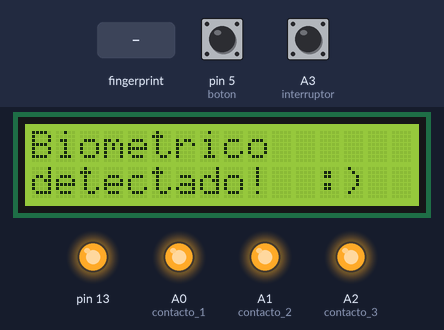
Bench run of a sketch on a simulated Arduino Uno, built with avr-gcc and run on an emulated ATmega328P. Shown: 16×2 character LCD, output pins drawn as LEDs (lit = HIGH). Inputs (shaded band) come from the test bench; at power-on: pin 5 (boton) LOW, A3 (interruptor) LOW. The audio player accepts every command and is not drawn; what the sketch prints to the serial monitor is not drawn.

Above: at 1.1 s.
At 6.2 s:
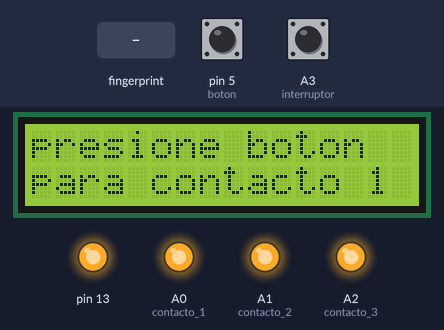
6.3 s: pin 5 (boton) pulled HIGH for 3.2 s
At 11.3 s:
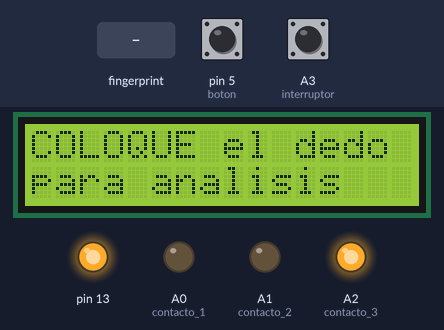
11.9 s: finger stored as number 1 placed on the sensor
At 12.8 s:
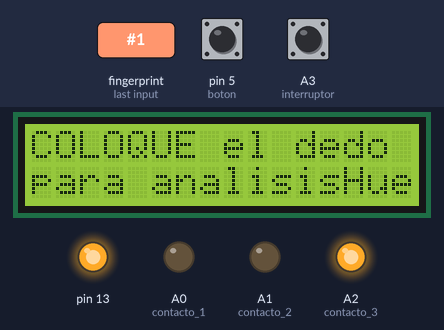
Timing chart, 0 to 19.8 s (numbered marks = the images above; inputs shaded):
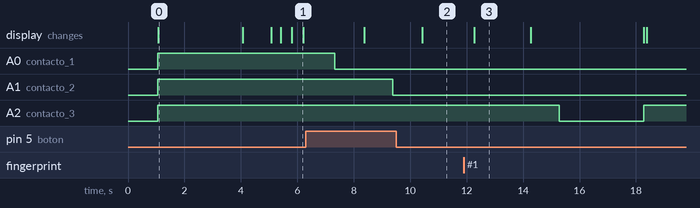

The sketch:

programa.ino
```cpp
#include <DFPlayer_Mini_Mp3.h>
#include <LiquidCrystal.h>
#include <SoftwareSerial.h>
#include <Adafruit_Fingerprint.h>
SoftwareSerial miSerial(2,3);
Adafruit_Fingerprint dedo=Adafruit_Fingerprint(&miSerial);
LiquidCrystal lcd(7,8,9,10,11,12);
int fingerprintID = 0;
int const boton=5;
int const contacto_1=A0;
int const contacto_2=A1;
int const contacto_3=A2;
int const interruptor=A3;
int const sensor_vib=4;
int contacto=0;
int auto_estado=0;
void setup() {
  pinMode(boton,INPUT);
  pinMode(sensor_vib,INPUT);
  pinMode(interruptor,INPUT);
  pinMode(contacto_1,OUTPUT);
  pinMode(contacto_2,OUTPUT);
  pinMode(contacto_3,OUTPUT);

  pinMode(13,OUTPUT);
  Serial.begin(9600);
  mp3_set_serial(Serial);  //configuramos la comunicación serial Arduino-mp3
  mp3_set_volume(25);
  dedo.begin(57600);
  lcd.begin(16,2);
  digitalWrite(contacto_1,1);
  digitalWrite(contacto_2,1);
  digitalWrite(contacto_3,1);
  digitalWrite(13,1);
  verificar:
  if (dedo.verifyPassword()) {
    lcd.print("Biometrico");
    lcd.setCursor(0,1);
    lcd.print("detectado!  :)");
    Serial.println("biometrico_detectado");
  } else {
    lcd.print("Biometrico no");
    lcd.setCursor(0,1);
    lcd.print("detectado :(");
    Serial.println("biometrico_no_detectado :(");
    delay(50);
    lcd.clear();
    goto verificar;
  }
  delay(3000);
  lcd.clear();
  delay(1000);

}

void loop() {
  if(digitalRead(interruptor)){
      if(digitalRead(sensor_vib)){
          digitalWrite(13,0);
        }
    }else{
        digitalWrite(13,1);
      }
  if(contacto==0){
    lcd.println("presione boton");
    lcd.setCursor(0,1);
    lcd.print("para contacto 1");
    Serial.println("presione boton para contacto 1");
    digitalWrite(contacto_1,1);
    digitalWrite(contacto_2,1);
    digitalWrite(contacto_3,1);
   }
  if(contacto==1){

    lcd.print("presione boton");
    lcd.setCursor(0,1);
    lcd.print("para contacto 2");
    Serial.println("presione boton para contacto 2");
    }
  if(contacto==2){

      lcd.print("COLOQUE el dedo");
      lcd.setCursor(0,1);
      lcd.print("para analisis");
      Serial.println("Coloque dedo");
      int contador=0;
      for(int i=0; i<100;i++){
        //contacto=0;
        Serial.println(contador);
        fingerprintID = getFingerprintID();
        contador++;
        delay(30);
        if (fingerprintID==1){
          lcd.print("Huella correcta!");
          Serial.println("huella correcta");
          delay(2000);
          lcd.clear();
          lcd.print("Bienvenido señor");
          lcd.setCursor(0,1);
          lcd.print("Daniel...   :)");
          delay(1000);
          digitalWrite(contacto_3,0);
          delay(3000);
          digitalWrite(contacto_3,1);
          lcd.clear();
          auto_estado=1;
          break;
        }

      }
      lcd.clear();
      if(auto_estado==1){
            lcd.print("Auto Activo!");
            Serial.println("auto activo");
            while(1){
                lcd.print("Auto Activo!");
                delay(100); lcd.clear();
              }
          }else{
            lcd.print("NO detectado..");
            lcd.setCursor(0,1);
            lcd.print("intente otra vez");
            Serial.println("Error intente nuevamente!");
            delay(5000);
            lcd.clear();

            }

      }
  if(digitalRead(boton)){
      contacto++;
      if(contacto==3) contacto=2;
      if(contacto==1){
        delay(1000);
        digitalWrite(contacto_1,0);
        delay(1000);
        //digitalWrite(contacto_1,1);
      }
      if(contacto==2){
        delay(1000);
        digitalWrite(contacto_2,0);
        delay(1000);
        //digitalWrite(contacto_2,1);
      }
     }
    delay(50);
    lcd.clear();


}

int getFingerprintID() {
  uint8_t p = dedo.getImage();
  if (p != FINGERPRINT_OK)  return -1;

  p = dedo.image2Tz();
  if (p != FINGERPRINT_OK)  return -1;

  p = dedo.fingerFastSearch();
  if (p != FINGERPRINT_OK)  return -1;

  // found a match!
  //Serial.print("Found ID #"); Serial.print(dedo.fingerID);
  //Serial.print(" with confidence of "); Serial.println(dedo.confidence);
  return dedo.fingerID;
}
```

Measured:
- after the input at 6.3 s, A0 (contacto_1): HIGH → LOW after 1.0 s; A1 (contacto_2): HIGH → LOW after 3.1 s; the display: first differs from a run without the input after 2.1 s (image 2 shows a later state)
- after the input at 11.9 s, A2 (contacto_3): HIGH → LOW after 3.4 s, → HIGH 3.0 s later; the display: changes after 0.37 s (image 3)
- what the display in image 0 shows lasts 3.0 s, from 1.1 s to 4.1 s
- what the display in image 3 shows lasts 2.0 s, from 12.3 s to 14.3 s
